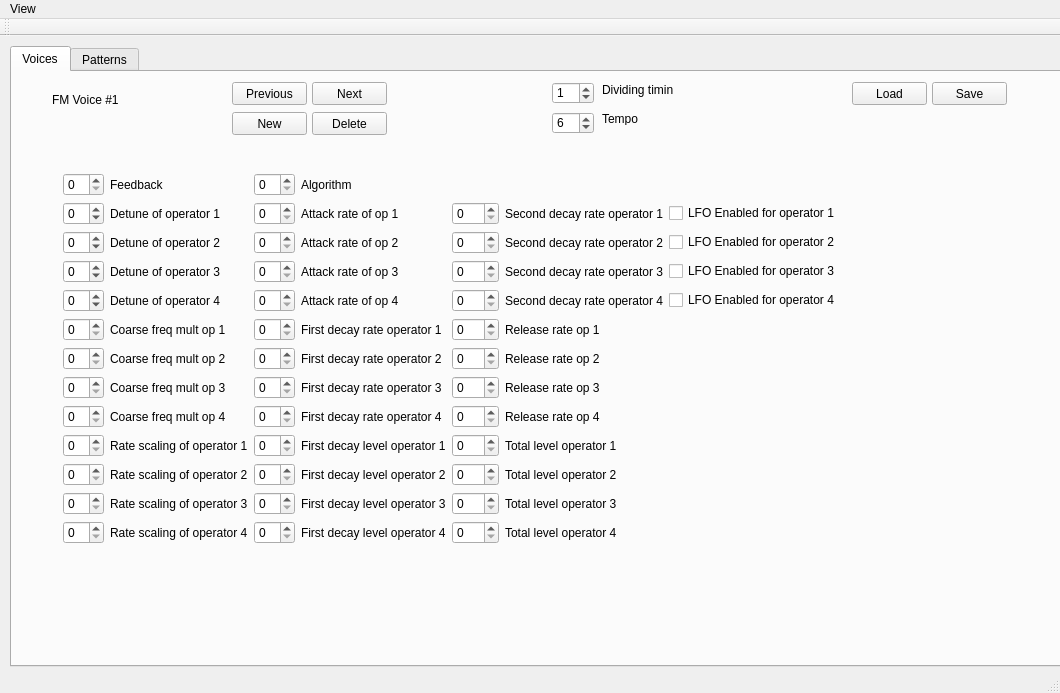
<?xml version="1.0" encoding="UTF-8"?>
<ui version="4.0">
 <class>MainWindow</class>
 <widget class="QMainWindow" name="MainWindow">
  <property name="geometry">
   <rect>
    <x>0</x>
    <y>0</y>
    <width>1060</width>
    <height>693</height>
   </rect>
  </property>
  <property name="windowTitle">
   <string>MainWindow</string>
  </property>
  <widget class="QWidget" name="centralWidget">
   <widget class="QTabWidget" name="tabWidget">
    <property name="geometry">
     <rect>
      <x>10</x>
      <y>10</y>
      <width>1071</width>
      <height>621</height>
     </rect>
    </property>
    <property name="currentIndex">
     <number>0</number>
    </property>
    <widget class="QWidget" name="voices">
     <attribute name="title">
      <string>Voices</string>
     </attribute>
     <widget class="QWidget" name="voices_controls" native="true">
      <property name="geometry">
       <rect>
        <x>30</x>
        <y>0</y>
        <width>971</width>
        <height>71</height>
       </rect>
      </property>
      <widget class="QPushButton" name="voice_previous">
       <property name="geometry">
        <rect>
         <x>190</x>
         <y>10</y>
         <width>75</width>
         <height>23</height>
        </rect>
       </property>
       <property name="text">
        <string>Previous</string>
       </property>
      </widget>
      <widget class="QLabel" name="voice_label">
       <property name="geometry">
        <rect>
         <x>10</x>
         <y>20</y>
         <width>111</width>
         <height>16</height>
        </rect>
       </property>
       <property name="text">
        <string>FM Voice #1</string>
       </property>
      </widget>
      <widget class="QPushButton" name="voice_next">
       <property name="geometry">
        <rect>
         <x>270</x>
         <y>10</y>
         <width>75</width>
         <height>23</height>
        </rect>
       </property>
       <property name="text">
        <string>Next</string>
       </property>
      </widget>
      <widget class="QPushButton" name="write_song">
       <property name="geometry">
        <rect>
         <x>890</x>
         <y>10</y>
         <width>75</width>
         <height>23</height>
        </rect>
       </property>
       <property name="text">
        <string>Save</string>
       </property>
      </widget>
      <widget class="QPushButton" name="import_button">
       <property name="geometry">
        <rect>
         <x>810</x>
         <y>10</y>
         <width>75</width>
         <height>23</height>
        </rect>
       </property>
       <property name="text">
        <string>Load</string>
       </property>
      </widget>
      <widget class="QSpinBox" name="song_dividing_timing">
       <property name="geometry">
        <rect>
         <x>510</x>
         <y>10</y>
         <width>42</width>
         <height>22</height>
        </rect>
       </property>
       <property name="value">
        <number>1</number>
       </property>
      </widget>
      <widget class="QLabel" name="label_35">
       <property name="geometry">
        <rect>
         <x>560</x>
         <y>10</y>
         <width>71</width>
         <height>16</height>
        </rect>
       </property>
       <property name="text">
        <string>Dividing timing</string>
       </property>
      </widget>
      <widget class="QSpinBox" name="song_tempo">
       <property name="geometry">
        <rect>
         <x>510</x>
         <y>40</y>
         <width>42</width>
         <height>22</height>
        </rect>
       </property>
       <property name="value">
        <number>6</number>
       </property>
      </widget>
      <widget class="QLabel" name="label_36">
       <property name="geometry">
        <rect>
         <x>560</x>
         <y>40</y>
         <width>47</width>
         <height>13</height>
        </rect>
       </property>
       <property name="text">
        <string>Tempo</string>
       </property>
      </widget>
      <widget class="QPushButton" name="voice_create">
       <property name="geometry">
        <rect>
         <x>190</x>
         <y>40</y>
         <width>75</width>
         <height>23</height>
        </rect>
       </property>
       <property name="text">
        <string>New</string>
       </property>
      </widget>
      <widget class="QPushButton" name="voice_delete">
       <property name="geometry">
        <rect>
         <x>270</x>
         <y>40</y>
         <width>75</width>
         <height>23</height>
        </rect>
       </property>
       <property name="text">
        <string>Delete</string>
       </property>
      </widget>
     </widget>
     <widget class="QWidget" name="widget" native="true">
      <property name="geometry">
       <rect>
        <x>30</x>
        <y>80</y>
        <width>1021</width>
        <height>541</height>
       </rect>
      </property>
      <widget class="QWidget" name="gridLayoutWidget_2">
       <property name="geometry">
        <rect>
         <x>10</x>
         <y>10</y>
         <width>991</width>
         <height>491</height>
        </rect>
       </property>
       <layout class="QGridLayout" name="gridLayout_2">
        <item row="6" column="0">
         <widget class="QSpinBox" name="voice_coarse_frequency_mult_op2">
          <property name="maximum">
           <number>15</number>
          </property>
         </widget>
        </item>
        <item row="8" column="5">
         <widget class="QLabel" name="label_55">
          <property name="text">
           <string>Release rate op 4</string>
          </property>
         </widget>
        </item>
        <item row="0" column="0">
         <widget class="QSpinBox" name="voice_feedback">
          <property name="maximum">
           <number>7</number>
          </property>
         </widget>
        </item>
        <item row="4" column="4">
         <widget class="QSpinBox" name="voice_second_decay_rate_op4">
          <property name="maximum">
           <number>31</number>
          </property>
         </widget>
        </item>
        <item row="2" column="2">
         <widget class="QSpinBox" name="voice_attack_rate_op_2">
          <property name="maximum">
           <number>31</number>
          </property>
         </widget>
        </item>
        <item row="1" column="1">
         <widget class="QLabel" name="label_3">
          <property name="text">
           <string>Detune of operator 1</string>
          </property>
         </widget>
        </item>
        <item row="5" column="4">
         <widget class="QSpinBox" name="voice_release_rate_op1">
          <property name="maximum">
           <number>15</number>
          </property>
         </widget>
        </item>
        <item row="12" column="1">
         <widget class="QLabel" name="label_9">
          <property name="text">
           <string>Rate scaling of operator 4</string>
          </property>
         </widget>
        </item>
        <item row="10" column="5">
         <widget class="QLabel" name="label_44">
          <property name="text">
           <string>Total level operator 2</string>
          </property>
         </widget>
        </item>
        <item row="9" column="2">
         <widget class="QSpinBox" name="voice_first_decay_level_op1">
          <property name="maximum">
           <number>15</number>
          </property>
         </widget>
        </item>
        <item row="0" column="1">
         <widget class="QLabel" name="label">
          <property name="text">
           <string>Feedback</string>
          </property>
         </widget>
        </item>
        <item row="10" column="1">
         <widget class="QLabel" name="label_8">
          <property name="text">
           <string>Rate scaling of operator 2</string>
          </property>
         </widget>
        </item>
        <item row="8" column="0">
         <widget class="QSpinBox" name="voice_coarse_frequency_mult_op4">
          <property name="maximum">
           <number>15</number>
          </property>
         </widget>
        </item>
        <item row="1" column="3">
         <widget class="QLabel" name="label_51">
          <property name="text">
           <string>Attack rate of op 1</string>
          </property>
         </widget>
        </item>
        <item row="12" column="0">
         <widget class="QSpinBox" name="voice_ratescale_op4">
          <property name="maximum">
           <number>3</number>
          </property>
         </widget>
        </item>
        <item row="6" column="5">
         <widget class="QLabel" name="label_53">
          <property name="text">
           <string>Release rate op 2</string>
          </property>
         </widget>
        </item>
        <item row="10" column="2">
         <widget class="QSpinBox" name="voice_first_decay_level_op2">
          <property name="maximum">
           <number>15</number>
          </property>
         </widget>
        </item>
        <item row="9" column="4">
         <widget class="QSpinBox" name="voice_total_level_op1">
          <property name="maximum">
           <number>255</number>
          </property>
         </widget>
        </item>
        <item row="8" column="1">
         <widget class="QLabel" name="label_25">
          <property name="text">
           <string>Coarse freq mult op 4</string>
          </property>
         </widget>
        </item>
        <item row="7" column="0">
         <widget class="QSpinBox" name="voice_coarse_frequency_mult_op3">
          <property name="maximum">
           <number>15</number>
          </property>
         </widget>
        </item>
        <item row="1" column="5">
         <widget class="QLabel" name="label_16">
          <property name="text">
           <string>Second decay rate operator 1</string>
          </property>
         </widget>
        </item>
        <item row="5" column="0">
         <widget class="QSpinBox" name="voice_coarse_frequency_mult_op1">
          <property name="maximum">
           <number>15</number>
          </property>
         </widget>
        </item>
        <item row="4" column="1">
         <widget class="QLabel" name="label_47">
          <property name="text">
           <string>Detune of operator 4</string>
          </property>
         </widget>
        </item>
        <item row="4" column="2">
         <widget class="QSpinBox" name="voice_attack_rate_op_4">
          <property name="maximum">
           <number>31</number>
          </property>
         </widget>
        </item>
        <item row="3" column="4">
         <widget class="QSpinBox" name="voice_second_decay_rate_op3">
          <property name="maximum">
           <number>31</number>
          </property>
         </widget>
        </item>
        <item row="6" column="3">
         <widget class="QLabel" name="label_11">
          <property name="text">
           <string>First decay rate operator 2</string>
          </property>
         </widget>
        </item>
        <item row="7" column="1">
         <widget class="QLabel" name="label_24">
          <property name="text">
           <string>Coarse freq mult op 3</string>
          </property>
         </widget>
        </item>
        <item row="1" column="4">
         <widget class="QSpinBox" name="voice_second_decay_rate_op1">
          <property name="maximum">
           <number>31</number>
          </property>
         </widget>
        </item>
        <item row="12" column="4">
         <widget class="QSpinBox" name="voice_total_level_op4">
          <property name="maximum">
           <number>255</number>
          </property>
         </widget>
        </item>
        <item row="2" column="0">
         <widget class="QSpinBox" name="voice_detune_op2">
          <property name="minimum">
           <number>-3</number>
          </property>
          <property name="maximum">
           <number>3</number>
          </property>
         </widget>
        </item>
        <item row="10" column="4">
         <widget class="QSpinBox" name="voice_total_level_op2">
          <property name="maximum">
           <number>255</number>
          </property>
         </widget>
        </item>
        <item row="2" column="5">
         <widget class="QLabel" name="label_17">
          <property name="text">
           <string>Second decay rate operator 2</string>
          </property>
         </widget>
        </item>
        <item row="11" column="1">
         <widget class="QLabel" name="label_7">
          <property name="text">
           <string>Rate scaling of operator 3</string>
          </property>
         </widget>
        </item>
        <item row="12" column="2">
         <widget class="QSpinBox" name="voice_first_decay_level_op4">
          <property name="maximum">
           <number>15</number>
          </property>
         </widget>
        </item>
        <item row="9" column="7">
         <spacer name="horizontalSpacer">
          <property name="orientation">
           <enum>Qt::Horizontal</enum>
          </property>
          <property name="sizeHint" stdset="0">
           <size>
            <width>40</width>
            <height>20</height>
           </size>
          </property>
         </spacer>
        </item>
        <item row="11" column="3">
         <widget class="QLabel" name="label_20">
          <property name="text">
           <string>First decay level operator 3</string>
          </property>
         </widget>
        </item>
        <item row="7" column="5">
         <widget class="QLabel" name="label_54">
          <property name="text">
           <string>Release rate op 3</string>
          </property>
         </widget>
        </item>
        <item row="0" column="2">
         <widget class="QSpinBox" name="voice_algorithm">
          <property name="maximum">
           <number>7</number>
          </property>
         </widget>
        </item>
        <item row="3" column="3">
         <widget class="QLabel" name="label_50">
          <property name="text">
           <string>Attack rate of op 3</string>
          </property>
         </widget>
        </item>
        <item row="3" column="0">
         <widget class="QSpinBox" name="voice_detune_op3">
          <property name="minimum">
           <number>-3</number>
          </property>
          <property name="maximum">
           <number>3</number>
          </property>
         </widget>
        </item>
        <item row="5" column="3">
         <widget class="QLabel" name="label_10">
          <property name="text">
           <string>First decay rate operator 1</string>
          </property>
         </widget>
        </item>
        <item row="8" column="3">
         <widget class="QLabel" name="label_13">
          <property name="text">
           <string>First decay rate operator 4</string>
          </property>
         </widget>
        </item>
        <item row="2" column="3">
         <widget class="QLabel" name="label_48">
          <property name="text">
           <string>Attack rate of op 2</string>
          </property>
         </widget>
        </item>
        <item row="5" column="5">
         <widget class="QLabel" name="label_52">
          <property name="text">
           <string>Release rate op 1</string>
          </property>
         </widget>
        </item>
        <item row="12" column="5">
         <widget class="QLabel" name="label_46">
          <property name="text">
           <string>Total level operator 4</string>
          </property>
         </widget>
        </item>
        <item row="7" column="3">
         <widget class="QLabel" name="label_12">
          <property name="text">
           <string>First decay rate operator 3</string>
          </property>
         </widget>
        </item>
        <item row="10" column="3">
         <widget class="QLabel" name="label_19">
          <property name="text">
           <string>First decay level operator 2</string>
          </property>
         </widget>
        </item>
        <item row="11" column="0">
         <widget class="QSpinBox" name="voice_ratescale_op3">
          <property name="maximum">
           <number>3</number>
          </property>
         </widget>
        </item>
        <item row="9" column="5">
         <widget class="QLabel" name="label_43">
          <property name="text">
           <string>Total level operator 1</string>
          </property>
         </widget>
        </item>
        <item row="0" column="3">
         <widget class="QLabel" name="label_2">
          <property name="text">
           <string>Algorithm</string>
          </property>
         </widget>
        </item>
        <item row="8" column="2">
         <widget class="QSpinBox" name="voice_first_decay_rate_op4">
          <property name="maximum">
           <number>31</number>
          </property>
         </widget>
        </item>
        <item row="5" column="2">
         <widget class="QSpinBox" name="voice_first_decay_rate_op1">
          <property name="maximum">
           <number>31</number>
          </property>
         </widget>
        </item>
        <item row="2" column="4">
         <widget class="QSpinBox" name="voice_second_decay_rate_op2">
          <property name="maximum">
           <number>31</number>
          </property>
         </widget>
        </item>
        <item row="7" column="4">
         <widget class="QSpinBox" name="voice_release_rate_op3">
          <property name="maximum">
           <number>15</number>
          </property>
         </widget>
        </item>
        <item row="3" column="1">
         <widget class="QLabel" name="label_4">
          <property name="text">
           <string>Detune of operator 3</string>
          </property>
         </widget>
        </item>
        <item row="1" column="0">
         <widget class="QSpinBox" name="voice_detune_op1">
          <property name="minimum">
           <number>-3</number>
          </property>
          <property name="maximum">
           <number>3</number>
          </property>
         </widget>
        </item>
        <item row="11" column="5">
         <widget class="QLabel" name="label_45">
          <property name="text">
           <string>Total level operator 3</string>
          </property>
         </widget>
        </item>
        <item row="8" column="4">
         <widget class="QSpinBox" name="voice_release_rate_op4">
          <property name="maximum">
           <number>15</number>
          </property>
         </widget>
        </item>
        <item row="2" column="1">
         <widget class="QLabel" name="label_5">
          <property name="text">
           <string>Detune of operator 2</string>
          </property>
         </widget>
        </item>
        <item row="4" column="3">
         <widget class="QLabel" name="label_49">
          <property name="text">
           <string>Attack rate of op 4</string>
          </property>
         </widget>
        </item>
        <item row="9" column="1">
         <widget class="QLabel" name="label_6">
          <property name="text">
           <string>Rate scaling of operator 1</string>
          </property>
         </widget>
        </item>
        <item row="17" column="0">
         <spacer name="verticalSpacer">
          <property name="orientation">
           <enum>Qt::Vertical</enum>
          </property>
          <property name="sizeHint" stdset="0">
           <size>
            <width>20</width>
            <height>40</height>
           </size>
          </property>
         </spacer>
        </item>
        <item row="10" column="0">
         <widget class="QSpinBox" name="voice_ratescale_op2">
          <property name="maximum">
           <number>3</number>
          </property>
         </widget>
        </item>
        <item row="6" column="2">
         <widget class="QSpinBox" name="voice_first_decay_rate_op2">
          <property name="maximum">
           <number>31</number>
          </property>
         </widget>
        </item>
        <item row="5" column="1">
         <widget class="QLabel" name="label_22">
          <property name="text">
           <string>Coarse freq mult op 1</string>
          </property>
         </widget>
        </item>
        <item row="11" column="2">
         <widget class="QSpinBox" name="voice_first_decay_level_op3">
          <property name="maximum">
           <number>15</number>
          </property>
         </widget>
        </item>
        <item row="3" column="5">
         <widget class="QLabel" name="label_14">
          <property name="text">
           <string>Second decay rate operator 3</string>
          </property>
         </widget>
        </item>
        <item row="4" column="5">
         <widget class="QLabel" name="label_15">
          <property name="text">
           <string>Second decay rate operator 4</string>
          </property>
         </widget>
        </item>
        <item row="3" column="2">
         <widget class="QSpinBox" name="voice_attack_rate_op_3">
          <property name="maximum">
           <number>31</number>
          </property>
         </widget>
        </item>
        <item row="9" column="0">
         <widget class="QSpinBox" name="voice_ratescale_op1">
          <property name="maximum">
           <number>3</number>
          </property>
         </widget>
        </item>
        <item row="4" column="0">
         <widget class="QSpinBox" name="voice_detune_op4">
          <property name="minimum">
           <number>-3</number>
          </property>
          <property name="maximum">
           <number>3</number>
          </property>
         </widget>
        </item>
        <item row="9" column="3">
         <widget class="QLabel" name="label_18">
          <property name="text">
           <string>First decay level operator 1</string>
          </property>
         </widget>
        </item>
        <item row="7" column="2">
         <widget class="QSpinBox" name="voice_first_decay_rate_op3">
          <property name="maximum">
           <number>31</number>
          </property>
         </widget>
        </item>
        <item row="12" column="3">
         <widget class="QLabel" name="label_21">
          <property name="text">
           <string>First decay level operator 4</string>
          </property>
         </widget>
        </item>
        <item row="11" column="4">
         <widget class="QSpinBox" name="voice_total_level_op3">
          <property name="maximum">
           <number>255</number>
          </property>
         </widget>
        </item>
        <item row="6" column="4">
         <widget class="QSpinBox" name="voice_release_rate_op2">
          <property name="maximum">
           <number>15</number>
          </property>
         </widget>
        </item>
        <item row="1" column="2">
         <widget class="QSpinBox" name="voice_attack_rate_op_1">
          <property name="maximum">
           <number>31</number>
          </property>
         </widget>
        </item>
        <item row="6" column="1">
         <widget class="QLabel" name="label_23">
          <property name="text">
           <string>Coarse freq mult op 2</string>
          </property>
         </widget>
        </item>
        <item row="1" column="6">
         <widget class="QCheckBox" name="voice_lfo_enabled_op1">
          <property name="text">
           <string>LFO Enabled for operator 1</string>
          </property>
         </widget>
        </item>
        <item row="2" column="6">
         <widget class="QCheckBox" name="voice_lfo_enabled_op2">
          <property name="text">
           <string>LFO Enabled for operator 2</string>
          </property>
         </widget>
        </item>
        <item row="3" column="6">
         <widget class="QCheckBox" name="voice_lfo_enabled_op3">
          <property name="text">
           <string>LFO Enabled for operator 3</string>
          </property>
         </widget>
        </item>
        <item row="4" column="6">
         <widget class="QCheckBox" name="voice_lfo_enabled_op4">
          <property name="text">
           <string>LFO Enabled for operator 4</string>
          </property>
         </widget>
        </item>
       </layout>
      </widget>
     </widget>
    </widget>
    <widget class="QWidget" name="patterns">
     <attribute name="title">
      <string>Patterns</string>
     </attribute>
     <widget class="QWidget" name="gridLayoutWidget">
      <property name="geometry">
       <rect>
        <x>10</x>
        <y>20</y>
        <width>1011</width>
        <height>431</height>
       </rect>
      </property>
      <layout class="QGridLayout" name="gridLayout">
       <item row="5" column="3">
        <widget class="QSpinBox" name="fm_chan3_key_displacement">
         <property name="maximum">
          <number>255</number>
         </property>
        </widget>
       </item>
       <item row="2" column="1">
        <widget class="QLabel" name="label_26">
         <property name="text">
          <string>FM1</string>
         </property>
        </widget>
       </item>
       <item row="6" column="3">
        <widget class="QSpinBox" name="fm_chan3_volume_attenuation">
         <property name="maximum">
          <number>255</number>
         </property>
        </widget>
       </item>
       <item row="8" column="3">
        <widget class="PatternEditBox" name="fm_channel_3"/>
       </item>
       <item row="2" column="6">
        <widget class="QLabel" name="label_31">
         <property name="text">
          <string>FM6</string>
         </property>
        </widget>
       </item>
       <item row="5" column="6">
        <widget class="QSpinBox" name="fm_chan6_key_displacement">
         <property name="maximum">
          <number>255</number>
         </property>
        </widget>
       </item>
       <item row="5" column="7">
        <widget class="QSpinBox" name="psg_chan1_key_displacement">
         <property name="maximum">
          <number>255</number>
         </property>
        </widget>
       </item>
       <item row="6" column="10">
        <widget class="QSpinBox" name="psg_chan3_volume_attenuation">
         <property name="maximum">
          <number>255</number>
         </property>
        </widget>
       </item>
       <item row="6" column="5">
        <widget class="QSpinBox" name="fm_chan5_volume_attenuation">
         <property name="maximum">
          <number>255</number>
         </property>
        </widget>
       </item>
       <item row="6" column="9">
        <widget class="QSpinBox" name="psg_chan2_volume_attenuation">
         <property name="maximum">
          <number>255</number>
         </property>
        </widget>
       </item>
       <item row="8" column="9">
        <widget class="PatternEditBox" name="psg_channel_2"/>
       </item>
       <item row="5" column="1">
        <widget class="QSpinBox" name="fm_chan1_key_displacement">
         <property name="maximum">
          <number>255</number>
         </property>
        </widget>
       </item>
       <item row="5" column="5">
        <widget class="QSpinBox" name="fm_chan5_key_displacement">
         <property name="maximum">
          <number>255</number>
         </property>
        </widget>
       </item>
       <item row="6" column="0">
        <widget class="QLabel" name="label_39">
         <property name="text">
          <string>Volume attenuation</string>
         </property>
        </widget>
       </item>
       <item row="2" column="5">
        <widget class="QLabel" name="label_30">
         <property name="text">
          <string>FM5</string>
         </property>
        </widget>
       </item>
       <item row="2" column="3">
        <widget class="QLabel" name="label_28">
         <property name="text">
          <string>FM3</string>
         </property>
        </widget>
       </item>
       <item row="5" column="10">
        <widget class="QSpinBox" name="psg_chan3_key_displacement">
         <property name="maximum">
          <number>255</number>
         </property>
        </widget>
       </item>
       <item row="8" column="4">
        <widget class="PatternEditBox" name="fm_channel_4"/>
       </item>
       <item row="5" column="0">
        <widget class="QLabel" name="label_38">
         <property name="text">
          <string>Key displacement</string>
         </property>
        </widget>
       </item>
       <item row="8" column="5">
        <widget class="PatternEditBox" name="fm_channel_5"/>
       </item>
       <item row="7" column="9">
        <widget class="QSpinBox" name="psg_chan2_tone">
         <property name="maximum">
          <number>255</number>
         </property>
        </widget>
       </item>
       <item row="8" column="6">
        <widget class="PatternEditBox" name="fm_channel_6"/>
       </item>
       <item row="2" column="9">
        <widget class="QLabel" name="label_33">
         <property name="text">
          <string>PSG2</string>
         </property>
        </widget>
       </item>
       <item row="6" column="1">
        <widget class="QSpinBox" name="fm_chan1_volume_attenuation">
         <property name="maximum">
          <number>255</number>
         </property>
        </widget>
       </item>
       <item row="8" column="1">
        <widget class="PatternEditBox" name="fm_channel_1"/>
       </item>
       <item row="8" column="2">
        <widget class="PatternEditBox" name="fm_channel_2"/>
       </item>
       <item row="6" column="6">
        <widget class="QSpinBox" name="fm_chan6_volume_attenuation">
         <property name="maximum">
          <number>255</number>
         </property>
        </widget>
       </item>
       <item row="2" column="7">
        <widget class="QLabel" name="label_32">
         <property name="text">
          <string>PSG1</string>
         </property>
        </widget>
       </item>
       <item row="2" column="10">
        <widget class="QLabel" name="label_34">
         <property name="text">
          <string>PSG3</string>
         </property>
        </widget>
       </item>
       <item row="7" column="0">
        <widget class="QLabel" name="label_40">
         <property name="text">
          <string>Default tone</string>
         </property>
        </widget>
       </item>
       <item row="7" column="10">
        <widget class="QSpinBox" name="psg_chan3_tone">
         <property name="maximum">
          <number>255</number>
         </property>
        </widget>
       </item>
       <item row="7" column="7">
        <widget class="QSpinBox" name="psg_chan1_tone">
         <property name="maximum">
          <number>255</number>
         </property>
        </widget>
       </item>
       <item row="5" column="4">
        <widget class="QSpinBox" name="fm_chan4_key_displacement">
         <property name="maximum">
          <number>255</number>
         </property>
        </widget>
       </item>
       <item row="8" column="7">
        <widget class="PatternEditBox" name="psg_channel_1"/>
       </item>
       <item row="2" column="4">
        <widget class="QLabel" name="label_29">
         <property name="text">
          <string>FM4</string>
         </property>
        </widget>
       </item>
       <item row="8" column="10">
        <widget class="PatternEditBox" name="psg_channel_3"/>
       </item>
       <item row="6" column="7">
        <widget class="QSpinBox" name="psg_chan1_volume_attenuation">
         <property name="maximum">
          <number>255</number>
         </property>
        </widget>
       </item>
       <item row="6" column="4">
        <widget class="QSpinBox" name="fm_chan4_volume_attenuation">
         <property name="maximum">
          <number>255</number>
         </property>
        </widget>
       </item>
       <item row="5" column="2">
        <widget class="QSpinBox" name="fm_chan2_key_displacement">
         <property name="maximum">
          <number>255</number>
         </property>
        </widget>
       </item>
       <item row="6" column="2">
        <widget class="QSpinBox" name="fm_chan2_volume_attenuation">
         <property name="maximum">
          <number>255</number>
         </property>
        </widget>
       </item>
       <item row="2" column="2">
        <widget class="QLabel" name="label_27">
         <property name="text">
          <string>FM2</string>
         </property>
        </widget>
       </item>
       <item row="5" column="9">
        <widget class="QSpinBox" name="psg_chan2_key_displacement">
         <property name="maximum">
          <number>255</number>
         </property>
        </widget>
       </item>
      </layout>
     </widget>
    </widget>
   </widget>
  </widget>
  <widget class="QMenuBar" name="menuBar">
   <property name="geometry">
    <rect>
     <x>0</x>
     <y>0</y>
     <width>1060</width>
     <height>21</height>
    </rect>
   </property>
   <widget class="QMenu" name="menuVie">
    <property name="title">
     <string>View</string>
    </property>
   </widget>
   <addaction name="menuVie"/>
  </widget>
  <widget class="QToolBar" name="mainToolBar">
   <attribute name="toolBarArea">
    <enum>TopToolBarArea</enum>
   </attribute>
   <attribute name="toolBarBreak">
    <bool>false</bool>
   </attribute>
  </widget>
  <widget class="QStatusBar" name="statusBar"/>
  <action name="actionOpen_pattern_editor">
   <property name="text">
    <string>Open pattern editor</string>
   </property>
  </action>
 </widget>
 <layoutdefault spacing="6" margin="11"/>
 <customwidgets>
  <customwidget>
   <class>PatternEditBox</class>
   <extends>QTextEdit</extends>
   <header>pattern_edit_box.h</header>
  </customwidget>
 </customwidgets>
 <tabstops>
  <tabstop>tabWidget</tabstop>
  <tabstop>voice_previous</tabstop>
  <tabstop>voice_next</tabstop>
  <tabstop>voice_create</tabstop>
  <tabstop>voice_delete</tabstop>
  <tabstop>song_dividing_timing</tabstop>
  <tabstop>song_tempo</tabstop>
  <tabstop>import_button</tabstop>
  <tabstop>write_song</tabstop>
  <tabstop>voice_feedback</tabstop>
  <tabstop>voice_algorithm</tabstop>
  <tabstop>voice_detune_op1</tabstop>
  <tabstop>voice_detune_op2</tabstop>
  <tabstop>voice_detune_op3</tabstop>
  <tabstop>voice_detune_op4</tabstop>
  <tabstop>voice_coarse_frequency_mult_op1</tabstop>
  <tabstop>voice_coarse_frequency_mult_op2</tabstop>
  <tabstop>voice_coarse_frequency_mult_op3</tabstop>
  <tabstop>voice_coarse_frequency_mult_op4</tabstop>
  <tabstop>voice_ratescale_op1</tabstop>
  <tabstop>voice_ratescale_op2</tabstop>
  <tabstop>voice_ratescale_op3</tabstop>
  <tabstop>voice_ratescale_op4</tabstop>
  <tabstop>voice_attack_rate_op_1</tabstop>
  <tabstop>voice_attack_rate_op_2</tabstop>
  <tabstop>voice_attack_rate_op_3</tabstop>
  <tabstop>voice_attack_rate_op_4</tabstop>
  <tabstop>voice_first_decay_rate_op1</tabstop>
  <tabstop>voice_first_decay_rate_op2</tabstop>
  <tabstop>voice_first_decay_rate_op3</tabstop>
  <tabstop>voice_first_decay_rate_op4</tabstop>
  <tabstop>voice_first_decay_level_op1</tabstop>
  <tabstop>voice_first_decay_level_op2</tabstop>
  <tabstop>voice_first_decay_level_op3</tabstop>
  <tabstop>voice_first_decay_level_op4</tabstop>
  <tabstop>voice_second_decay_rate_op1</tabstop>
  <tabstop>voice_second_decay_rate_op2</tabstop>
  <tabstop>voice_second_decay_rate_op3</tabstop>
  <tabstop>voice_second_decay_rate_op4</tabstop>
  <tabstop>voice_release_rate_op1</tabstop>
  <tabstop>voice_release_rate_op2</tabstop>
  <tabstop>voice_release_rate_op3</tabstop>
  <tabstop>voice_release_rate_op4</tabstop>
  <tabstop>voice_total_level_op1</tabstop>
  <tabstop>voice_total_level_op2</tabstop>
  <tabstop>voice_total_level_op3</tabstop>
  <tabstop>voice_total_level_op4</tabstop>
  <tabstop>fm_chan3_key_displacement</tabstop>
  <tabstop>fm_chan3_volume_attenuation</tabstop>
  <tabstop>fm_channel_3</tabstop>
  <tabstop>fm_chan6_key_displacement</tabstop>
  <tabstop>psg_chan1_key_displacement</tabstop>
  <tabstop>psg_chan3_volume_attenuation</tabstop>
  <tabstop>fm_chan5_volume_attenuation</tabstop>
  <tabstop>psg_chan2_volume_attenuation</tabstop>
  <tabstop>psg_channel_2</tabstop>
  <tabstop>fm_chan1_key_displacement</tabstop>
  <tabstop>fm_chan5_key_displacement</tabstop>
  <tabstop>psg_chan3_key_displacement</tabstop>
  <tabstop>fm_channel_4</tabstop>
  <tabstop>fm_channel_5</tabstop>
  <tabstop>psg_chan2_tone</tabstop>
  <tabstop>fm_channel_6</tabstop>
  <tabstop>fm_chan1_volume_attenuation</tabstop>
  <tabstop>fm_channel_1</tabstop>
  <tabstop>fm_channel_2</tabstop>
  <tabstop>fm_chan6_volume_attenuation</tabstop>
  <tabstop>psg_chan3_tone</tabstop>
  <tabstop>psg_chan1_tone</tabstop>
  <tabstop>fm_chan4_key_displacement</tabstop>
  <tabstop>psg_channel_1</tabstop>
  <tabstop>psg_channel_3</tabstop>
  <tabstop>psg_chan1_volume_attenuation</tabstop>
  <tabstop>fm_chan4_volume_attenuation</tabstop>
  <tabstop>fm_chan2_key_displacement</tabstop>
  <tabstop>fm_chan2_volume_attenuation</tabstop>
  <tabstop>psg_chan2_key_displacement</tabstop>
 </tabstops>
 <resources/>
 <connections/>
</ui>
